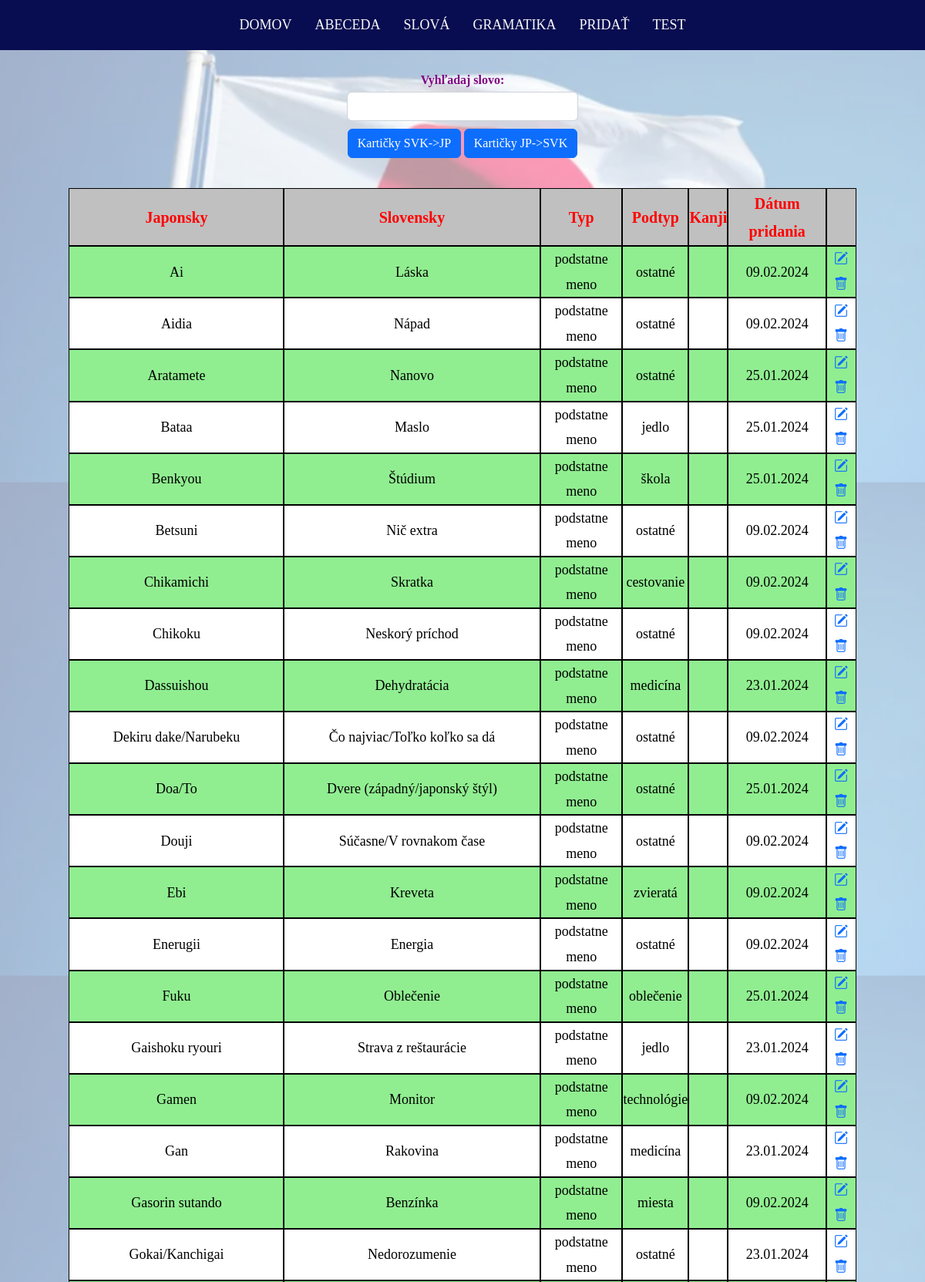
Page /words.php?type=0&showType=0&monthWords=1 (upper part) on the committed database.
### tables this page shows
CREATE TABLE `words` (
  `id` int UNSIGNED NOT NULL,
  `jap_word` varchar(64) NOT NULL,
  `svk_word` varchar(128) NOT NULL,
  `word_type` enum('pridavne meno','podstatne meno','sloveso') NOT NULL,
  `word_subtype_id` int UNSIGNED DEFAULT NULL,
  `day_of_addition` date DEFAULT NULL,
  `kanji` varchar(16) DEFAULT NULL
);

CREATE TABLE `nounTypes` (
  `id` int UNSIGNED NOT NULL,
  `type_name` varchar(16) NOT NULL,
  `image_name` varchar(16) NOT NULL
);

### src/helper/helpFunctions.php (called while the page is built, shortened)
<?php
function getOrdersForTable($orderColumns,$orderColumn,$order){
	$ordersTable=[];
	for ($i=0;$i<count($orderColumns);$i++){
		if ($orderColumn==$orderColumns[$i] && $order!="DESC")
			array_push($ordersTable,"DESC");
		else
			array_push($ordersTable,"ASC");
	}
	return $ordersTable;
}
function generateLinkForWords($type,$showType,$orderColumn=null,$order=null,$fromDate=null,$toDate=null,$subType=null,$frontLanguage=null){
	$link="words.php?type=$type&showType=$showType";
	if ($orderColumn!=null && $order!=null)
		$link.="&orderColumn=$orderColumn&order=$order";
	if ($frontLanguage!=null && in_array($frontLanguage,["JP","SVK"]))
		$link.="&frontLanguage=$frontLanguage";
	if (($fromDate !=null && $fromDate !='2000-01-01') && ($toDate!=null && $toDate!='3333-03-03'))
		$link.="&monthWords=1";
	return $link;
}

### src/databaseQueries/databaseQueries.php (called while the page is built, shortened)
<?php
function selectWords($conn,$type,$orderColumn,$order,$fromDate="2000-01-01",$toDate="3333-03-03",$subType=null){
	if ($subType!=null)
		$sql="SELECT words.id,jap_word,svk_word,word_type,type_name,day_of_addition,kanji FROM words
            JOIN nounTypes ON nounTypes.id=words.word_subtype_id
            WHERE nounTypes.id='".$subType."' AND day_of_addition BETWEEN '".$fromDate."' AND '".$toDate."'
			ORDER BY $orderColumn $order";
	else {
		if ($type == "podstatne meno")
			$sql="SELECT words.id,jap_word,svk_word,word_type,type_name,day_of_addition,kanji FROM words
				JOIN nounTypes ON nounTypes.id=words.word_subtype_id
				WHERE word_type='".$type."' AND day_of_addition BETWEEN '".$fromDate."' AND '".$toDate."'
				ORDER BY $orderColumn $order";
	}
    $result = $conn->query($sql) or die ("Chyba pri vykonaní select query".$conn->error);
    return $result;
}

### src/words.php (the view, shortened to what this page needs)
<?php
include "partials/header.php";
if ($_SERVER["REQUEST_METHOD"] == "GET" && isset($_GET["type"]) && isset ($_GET["showType"])){
    require_once("config/config.php");
    include "databaseQueries/databaseQueries.php";
    include "helper/helpFunctions.php";
    $type=intval($_GET["type"]);
    $showType=intval($_GET["showType"]);
    $types=["podstatne meno","pridavne meno","sloveso","all"];
	[$fromDate,$toDate]=(isset($_GET["monthWords"]) && $_GET["monthWords"]==1) ? [date("Y-m-d",strtotime("-1 months")),date("Y-m-d")] : ["2000-01-01","3333-03-03"];
	if ($type>=0 && $type<=4) {
        $orderColumns=["jap_word","svk_word","word_type","word_subtype_id","day_of_addition"];
        $orders=["ASC","DESC"];
        $orderColumn=(isset($_GET["orderColumn"])&&in_array($_GET["orderColumn"],$orderColumns)) ? mb_escape($_GET["orderColumn"]) : "jap_word";
        $order=(isset($_GET["order"])&&in_array($_GET["order"],$orders)) ? mb_escape($_GET["order"]) : "ASC";
		$subType=(isset ($_GET["subType"]) && (intval($_GET["subType"]) >=1 && intval($_GET["subType"])<28)) ? intval($_GET["subType"]) : null;
        if ($showType!=2)
			$result = selectWords($conn, $types[$type],$orderColumn,$order,$fromDate,$toDate,$subType);
        if ($showType == 0) {
			$orderTable=getOrdersForTable($orderColumns,$orderColumn,$order);
			echo '<label class="purple">Vyhľadaj slovo:</label><input type="text" class="form-control" id="searchBar">';
			echo '<button class="btn btn-primary" onclick="window.location.href=\''.generateLinkForWords($type,1,null,null,$fromDate,$toDate,$subType,"SVK").'\'" >Kartičky SVK->JP</button>
					<button class="btn btn-primary" onclick="window.location.href=\''.generateLinkForWords($type,1,null,null,$fromDate,$toDate,$subType,"JP").'\'">Kartičky JP->SVK</button></div>';
            echo '<table class="tabulka tabfix" id="tabulka">
                    <thead>
                        <tr>
                            <th id="th-jap_word" class="cursor" onclick="window.location.href=\''.generateLinkForWords($type,$showType,$orderColumns[0],$orderTable[0],$fromDate,$toDate,$subType).'\'">
								Japonsky
								<i class="bi bi-sort-up hidden"></i>
								<i class="bi bi-sort-down hidden"></i>
                            </th>
                            <th id="th-svk_word" class="cursor" onclick="window.location.href=\''.generateLinkForWords($type,$showType,$orderColumns[1],$orderTable[1],$fromDate,$toDate,$subType).'\'">
								Slovensky
								<i class="bi bi-sort-up hidden"></i>
								<i class="bi bi-sort-down hidden"></i>
                            </th>
                            <th id="th-word_type" class="cursor" onclick="window.location.href=\''.generateLinkForWords($type,$showType,$orderColumns[2],$orderTable[2],$fromDate,$toDate,$subType).'\'">
								Typ
								<i class="bi bi-sort-up hidden"></i>
								<i class="bi bi-sort-down hidden"></i>
                            </th>
							<th id="th-word_subtype_id" class="cursor" onclick="window.location.href=\''.generateLinkForWords($type,$showType,$orderColumns[3],$orderTable[3],$fromDate,$toDate,$subType).'\'">
								Podtyp
								<i class="bi bi-sort-up hidden"></i>
								<i class="bi bi-sort-down hidden"></i>
                            </th>
							<th>Kanji</th>
							<th id="th-day_of_addition" class="cursor" onclick="window.location.href=\''.generateLinkForWords($type,$showType,$orderColumns[4],$orderTable[4],$fromDate,$toDate,$subType).'\'">
								Dátum pridania
								<i class="bi bi-sort-up hidden"></i>
								<i class="bi bi-sort-down hidden"></i>
                            </th>
                            <th></th>
                         </tr>
                    </thead>
                    <tbody>';
            if (isset($result) && $result) {
                while ($row = mysqli_fetch_assoc($result)) {
                    echo '<tr>';
                    if ($type==2 && !(str_contains($row["jap_word"], ' ')))
                        echo '<td><a class="cursor searchedValue" onclick="window.location.href=\'verbForms.php?verb='.$row["jap_word"].'&getVerbForms=8\'">' . $row["jap_word"] . '</a></td>';
                    else
                        echo '<td class="searchedValue">' . $row["jap_word"] . '</td>';
                    echo '<td class="searchedValue">' . $row["svk_word"] . '</td>';
                    echo '<td>' . $row["word_type"] . '</td>';
					$row_subtype=(isset($row["type_name"]) && $row["type_name"] != NULL) ? $row["type_name"] : '';
                    echo '<td>' . $row_subtype . '</td>';
					$kanji = $row["kanji"] == NULL ? '' : $row["kanji"];
					echo '<td>' .$kanji. '</td>';
                    echo '<td>' . date("d.m.Y", strtotime($row["day_of_addition"])) . '</td>';
                    $rowID=$row["id"];
                    $functionEditForm="'$rowID',0";
                    echo '<td><a class="nodec editWord" onclick= "generateEditForm('.$functionEditForm.')">
                        <i class = "bi bi-pencil-square"></i></a>
                        <a class="nodec deleteX word" id = "' . $rowID . '">
                        <i class = "bi bi-trash"></i></a></td>';
                    echo '</tr>';
                }
            }
            echo '</tbody></table>';
        }
    }
    else http_response_code(400);
}
else http_response_code(400);
?>
<?php
include ("partials/footer.php");
?>

### src/partials/style.css (style rules this page uses)
* { box-sizing: border-box !important; transition: ease all 0.5s; }
html { scroll-behavior: smooth; }
body { color: #666666; font-size: 14px; font-family: Poppins; line-height: 1.80857; font-weight: normal; overflow-x: hidden; text-align: center; min-height: 90vh; position: relative; }
body::after { background-image: url("../img/japanese_flag.png"); content: ""; background-size: 100%,0; background-position: center; width: 100%; opacity: 0.4; z-index:-1; top: -30px; bottom: 0; right: 0; left: 0; position: absolute; }

### src/css/styles.css (style rules this page uses)
.btn { margin-top: 10px; }
label { font-size: 16px; font-weight: bold; color:black; }
.tabulka { text-align:center; border-color: black; border-collapse: collapse; margin-left:auto; margin-right:auto; margin-top: 30px; max-width: 85%; z-index: 1; }
th,td { outline: 1px solid black; }
th { font-size: 20px; }
td { font-size: 18px; }
.tabulka>thead { font-weight:bold; background-color:silver; color:red; position: sticky; top: 65px; }
.tabulka>tbody>tr:nth-child(even) { background-color:white; }
.tabulka>tbody { color:black; background-color:lightgreen; }
.purple { color:purple; }
.cursor { cursor: pointer; text-decoration: none; color: inherit; }
.form-control { width: 50%; margin-left: auto; margin-right: auto; }
.nodec { cursor: pointer; }
#searchBar { width:25%; }
button { margin-bottom:10px; }

### rows in the picture
words: jap_word "Ai", svk_word "Láska", word_type "podstatne meno", word_subtype.type_name "ostatné", day_of_addition "09.02.2024"
words: jap_word "Aidia", svk_word "Nápad", word_type "podstatne meno", word_subtype.type_name "ostatné", day_of_addition "09.02.2024"
words: jap_word "Aratamete", svk_word "Nanovo", word_type "podstatne meno", word_subtype.type_name "ostatné", day_of_addition "25.01.2024"
words: jap_word "Bataa", svk_word "Maslo", word_type "podstatne meno", word_subtype.type_name "jedlo", day_of_addition "25.01.2024"
words: jap_word "Benkyou", svk_word "Štúdium", word_type "podstatne meno", word_subtype.type_name "škola", day_of_addition "25.01.2024"
words: jap_word "Betsuni", svk_word "Nič extra", word_type "podstatne meno", word_subtype.type_name "ostatné", day_of_addition "09.02.2024"
words: jap_word "Chikamichi", svk_word "Skratka", word_type "podstatne meno", word_subtype.type_name "cestovanie", day_of_addition "09.02.2024"
words: jap_word "Chikoku", svk_word "Neskorý príchod", word_type "podstatne meno", word_subtype.type_name "ostatné", day_of_addition "09.02.2024"
words: jap_word "Dassuishou", svk_word "Dehydratácia", word_type "podstatne meno", word_subtype.type_name "medicína", day_of_addition "23.01.2024"
words: jap_word "Dekiru dake/Narubeku", svk_word "Čo najviac/Toľko koľko sa dá", word_type "podstatne meno", word_subtype.type_name "ostatné", day_of_addition "09.02.2024"
words: jap_word "Doa/To", svk_word "Dvere (západný/japonský štýl)", word_type "podstatne meno", word_subtype.type_name "ostatné", day_of_addition "25.01.2024"
words: jap_word "Douji", svk_word "Súčasne/V rovnakom čase", word_type "podstatne meno", word_subtype.type_name "ostatné", day_of_addition "09.02.2024"
words: jap_word "Ebi", svk_word "Kreveta", word_type "podstatne meno", word_subtype.type_name "zvieratá", day_of_addition "09.02.2024"
words: jap_word "Enerugii", svk_word "Energia", word_type "podstatne meno", word_subtype.type_name "ostatné", day_of_addition "09.02.2024"
words: jap_word "Fuku", svk_word "Oblečenie", word_type "podstatne meno", word_subtype.type_name "oblečenie", day_of_addition "25.01.2024"
words: jap_word "Gaishoku ryouri", svk_word "Strava z reštaurácie", word_type "podstatne meno", word_subtype.type_name "jedlo", day_of_addition "23.01.2024"
words: jap_word "Gamen", svk_word "Monitor", word_type "podstatne meno", word_subtype.type_name "technológie", day_of_addition "09.02.2024"
words: jap_word "Gan", svk_word "Rakovina", word_type "podstatne meno", word_subtype.type_name "medicína", day_of_addition "23.01.2024"
words: jap_word "Gasorin sutando", svk_word "Benzínka", word_type "podstatne meno", word_subtype.type_name "miesta", day_of_addition "09.02.2024"
words: jap_word "Gokai/Kanchigai", svk_word "Nedorozumenie", word_type "podstatne meno", word_subtype.type_name "ostatné", day_of_addition "23.01.2024"
